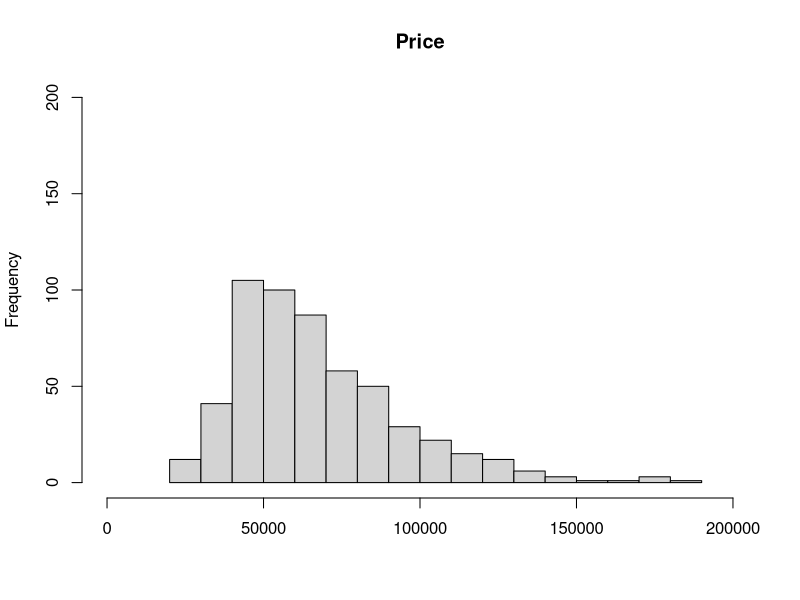
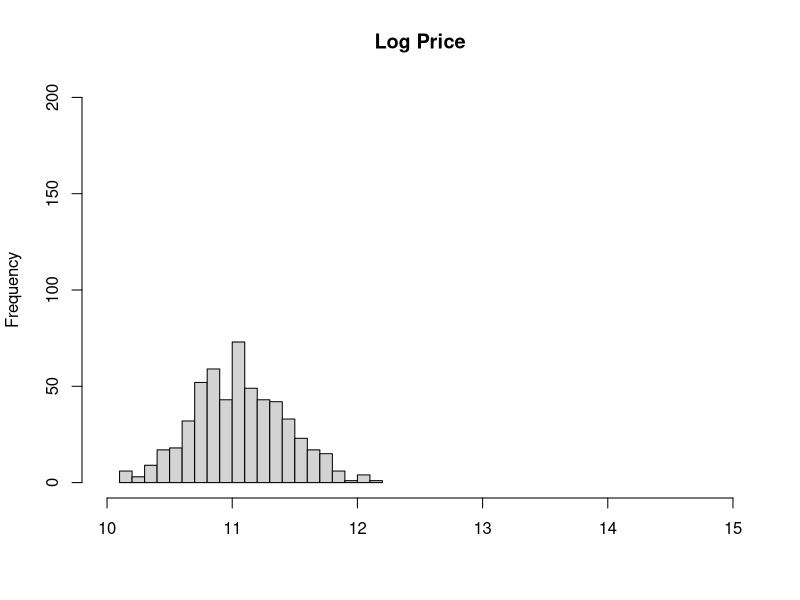
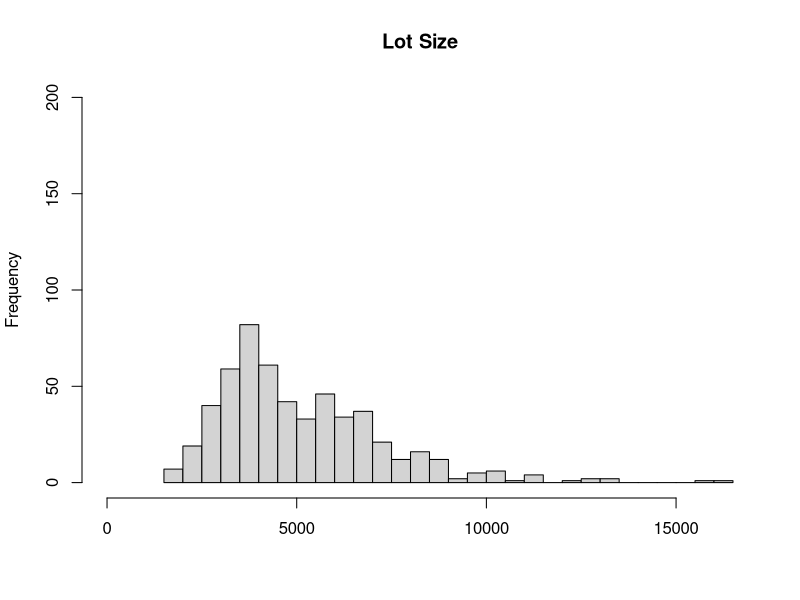
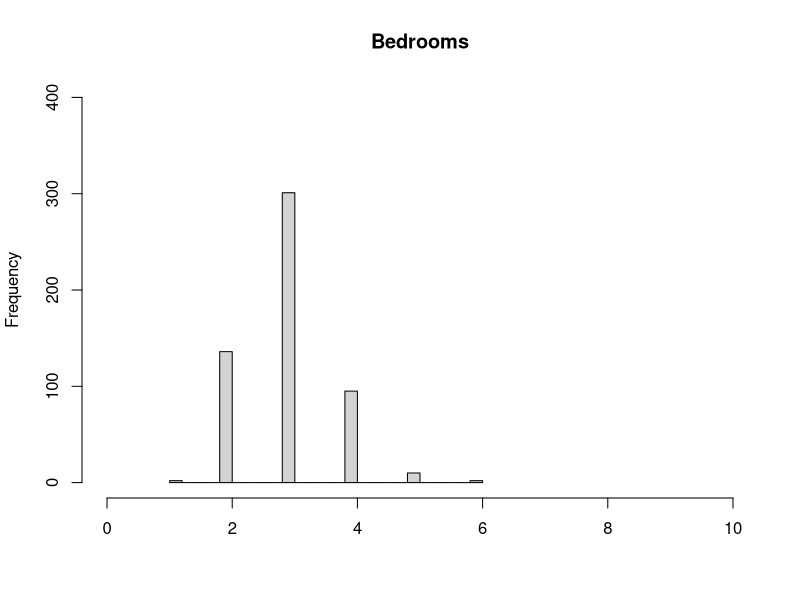
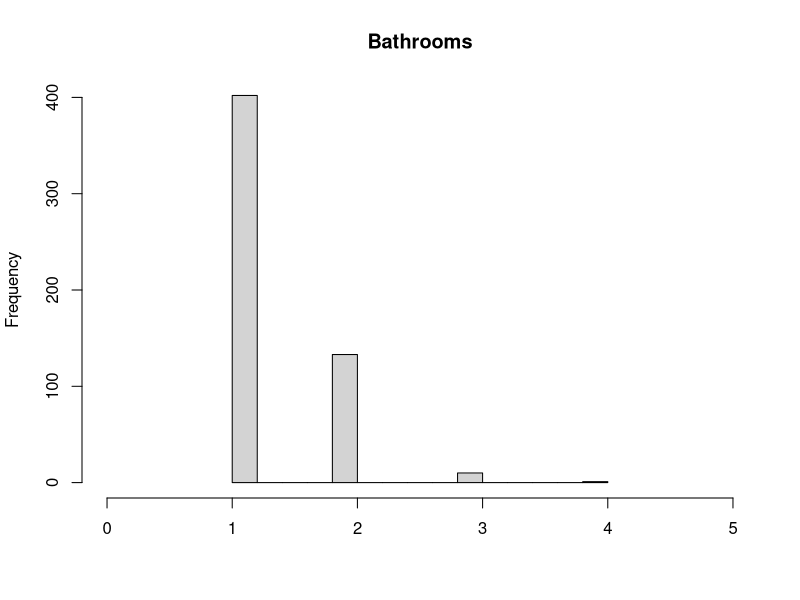
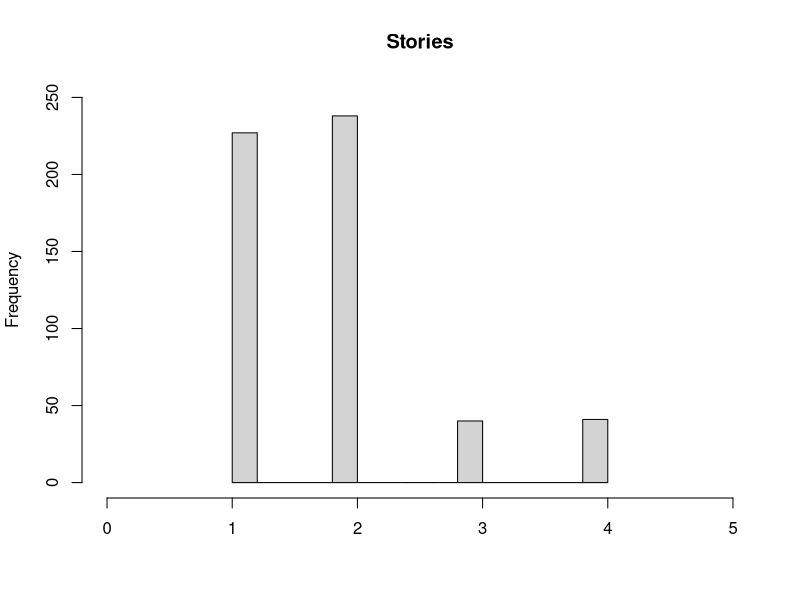

R code for these plots, in order: (Note: this script raises an error after producing the figures.)
## ---- chunk 1

local({r <- getOption("repos"); 
       r["CRAN"] <- "http://cran.r-project.org"; options(repos=r)})

# Simulation of Anglin and Gencay (1996) Tables II and III

setwd("~/19-704/Homeworks/Homework 3")

# Install required libraries and packages
install.packages("AER")
library(AER)
library(MASS)
library(plyr)
install.packages("arm", repos = "http://lib.stat.cmu.edu/R/CRAN/")
library(arm)
library(foreign)
library(car)

# Read in data
data(HousePrices)

# Make a copy of the data 
HW3 <- HousePrices

# Shorten some of the column names and rename them
names(HW3)[names(HW3)=="price"]      <- "P"
names(HW3)[names(HW3)=="driveway"]   <- "DRV"
names(HW3)[names(HW3)=="recreation"] <- "REC"
names(HW3)[names(HW3)=="fullbase"]   <- "FFIN"
names(HW3)[names(HW3)=="gasheat"]    <- "GHW"
names(HW3)[names(HW3)=="aircon"]     <- "CA"
names(HW3)[names(HW3)=="garage"]     <- "GAR"
names(HW3)[names(HW3)=="prefer"]     <- "REG"
names(HW3)[names(HW3)=="bedrooms"]   <- "BDMS"
names(HW3)[names(HW3)=="bathrooms"]  <- "FB"
names(HW3)[names(HW3)=="lotsize"]    <- "LOT"
names(HW3)[names(HW3)=="stories"]    <- "STY"

# Transform the LOT, BDMS, FB, and STY values
log.LOT  <- log(HW3$LOT)
log.BDMS <- log(HW3$BDMS)
log.FB   <- log(HW3$FB)
log.STY  <- log(HW3$STY)

# Append the new variables to the dataframe, HW3
HW3 <- cbind(HW3, log.LOT, log.BDMS, log.FB, log.STY)

## ---- chunk 2
# Log Transform the dependent variable
HW3$lnP <- log(HW3$P)

# Peform the linear regression with the transformed DV, Table II
HW3.TableII.reg <- lm(lnP ~ DRV + REC + FFIN + GHW + CA + GAR + REG + log.LOT + log.BDMS + log.FB
                 + log.STY,
                 data = HW3)

# Begin reproducing Table II
TableII.square.res <- (HW3.TableII.reg$residuals)^2
TableII.SSR        <- sum(TableII.square.res)
TableII.LogLik     <- logLik(HW3.TableII.reg)
TableII.R_2        <- c(0.6839) # Taken from summary
TableII.R_bar_2    <- c(0.6774) # Taken from summary
TableII.obs        <- length(HW3$lnP)

# extract coefficients and rename for printing
Table.II <- summary(HW3.TableII.reg)$coefficients[c(1,2,3,4,5,6,7,8,9,10,11,12),c(1,3)]
Table.II <- rbind(Table.II, TableII.SSR, TableII.R_2, TableII.R_bar_2, TableII.obs, 
                  TableII.LogLik)

# name the table rows
rownames(Table.II) <- c("Constant", "DRV", "REC", "FFIN", "GHW", "CA", "GAR", "REG", 
                       "log(LOT)", "log(BDMS)", "log(FB)", "log(STY)", "SSR", "R^2",
                       "R.bar^2", "Number of observations", "Log likelihood function")

# input authors' results for Table II for comparison
Paper.II <- cbind(c(7.921, 0.110, 0.060, 0.096, 0.173, 0.171, 0.049, 0.130, 0.313, 0.089, 0.264, 
                   0.165, 23.838, 0.684, 0.677, 546, 80.119), 
                  c(36.137, 3.863, 2.283, 4.417, 3.929, 8.031, 4.238, 5.693, 11.623, 2.031,
                    8.450, 6.627))
Table.II <- cbind(Paper.II[,1], Table.II[,1], Paper.II[,2], Table.II[,2])

# table column names
colnames(Table.II) <- c("Authors' Coef", "Replicated Coef", "Authors' t-values"
                        , "Replicated t-values")

# Print Table II
print("Table II")
Table.II

# Begin regression for Table III
# Peform the linear regression with the transformed DV with discrete variables in levels
HW3.TableIII.reg <- lm(lnP ~ DRV + REC + FFIN + GHW + CA + GAR + REG + log.LOT + BDMS + FB
                       + STY, data = HW3)

# Begin recreating variables for Table III
TableIII.square.res <- (HW3.TableIII.reg$residuals)^2
TableIII.SSR        <- sum(TableIII.square.res)
TableIII.LogLik     <- logLik(HW3.TableIII.reg)
TableIII.R_2        <- c(0.6866) # Taken from summary
TableIII.R_bar_2    <- c(0.6801) # Taken from summary
TableIII.obs        <- length(HW3$lnP)

# extract coefficients and rename for printing
Table.III <- summary(HW3.TableIII.reg)$coefficients[c(1,2,3,4,5,6,7,8,9,10,11,12),c(1,3)]
Table.III <- rbind(Table.III, TableIII.SSR, TableIII.R_2, TableIII.R_bar_2, TableIII.obs, 
                   TableIII.LogLik)

# label the rows
rownames(Table.III) <- c("Constant", "DRV", "REC", "FFIN", "GHW", "CA", "GAR", "REG", 
                       "log(LOT)", "BDMS", "FB", "STY", "SSR", "R^2",
                       "R.bar^2", "Number of observations", "Log likelihood function")

# input authors' results for Table III for comparison
Paper.III <- cbind(c(7.745, 0.110, 0.058, 0.105, 0.179, 0.166, 0.048, 0.132, 0.303, 0.344, 0.166, 
                   0.092, 23.638, 0.687, 0.680, 546, 82.412), 
                  c(35.801, 3.904, 2.225, 4.817, 4.079, 7.799, 4.179, 5.816, 11.356, 2.410,
                    8.154, 7.268))
Table.III <- cbind(Paper.III[,1], Table.III[,1], Paper.III[,2], Table.III[,2])


# table column names
colnames(Table.III) <- c("Authors' Coef", "Replicated Coef", "Authors' t-values"
                         , "Replicated t-values")

# Print Table III
print("Table III")
Table.III

## ---- chunk 3
# Question 1
# Create histograms of house prices, log house prices, lot size, number of bedrooms, number of full bathrooms, and number of stories

# Plot the histograms
hist(HW3$P, 
     xlim = c(0, 200000), # the x axis ranges from 0 to 200,000
     ylim = c(0, 200), # the y axis ranges from 0 to 500
     main = "Price", # The main title is "Price"
     breaks = "FD", # Use the "bins" vector to determine the x axis bins
     xlab = "")


hist(HW3$lnP, xlim = c(10,15), ylim = c(0,200), main = "Log Price", breaks = "FD", xlab = "")

hist(HW3$LOT, xlim = c(0,16500), ylim = c(0, 200), main = "Lot Size", breaks = "FD", xlab = "")

hist(HW3$BDMS, xlim = c(0,10), ylim = c(0, 400), main = "Bedrooms", breaks = "FD", xlab = "")

hist(HW3$FB, xlim = c(0,5), ylim = c(0, 400), main = "Bathrooms", breaks = "FD", xlab = "")

hist(HW3$STY, xlim = c(0,5), ylim = c(0, 250), main = "Stories", breaks = "FD", xlab = "")

## ---- chunk 4
# Question 2
# Tables of driveway, recreational room, full and finished basement, gas for hot water heating, central air conditioning, and preferred neighborhood dummy variables

# Create dummy variables
# Convert driveway into a dummy variable, follow same format for the remaining variables
# Create a variable that is equal to 1 if condition is fair and zero otherwise
HW3$DRV_dum  <- ifelse(HW3$DRV == "yes", 1, 0)
HW3$REC_dum  <- ifelse(HW3$REC == "yes", 1, 0)
HW3$FFIN_dum <- ifelse(HW3$FFIN == "yes", 1, 0)
HW3$GHW_dum  <- ifelse(HW3$GHW == "yes", 1, 0)
HW3$CA_dum   <- ifelse(HW3$CA == "yes", 1, 0)
HW3$REG_dum  <- ifelse(HW3$REG == "yes", 1, 0)

# Create a tables of dummy variables
table(HW3$DRV_dum, dnn = "DRV")
table(HW3$REC_dum, dnn = "REC")
table(HW3$FFIN_dum, dnn = "FFIN")
table(HW3$GHW_dum, dnn = "GHW")
table(HW3$CA_dum, dnn = "CA")
table(HW3$REG_dum, dnn = "REG")

## ---- chunk 5
# Perform the regression using the house prices
HW3.jack.reg <- lm(P ~ DRV + REC + FFIN + GHW + CA + GAR + REG + log.LOT + BDMS + FB
                 + STY,
                 data = HW3)

# Plot the q-q plot of residuals to understand the range
qqPlot(HW3.jack.reg,
       pch = 19,
       col = rgb(0, 0, 0, .3),
       ylab = "Jackknife Residuals")


# Plot the jackknife residuals versus fitted values for the benchmark regression using house prices rather than log house prices
plot(jitter(fitted(HW3.jack.reg)), # Plot the fitted/predicted values
     jitter(rstudent(HW3.jack.reg)), # Plot the jackknife residuals
     xlab = "Fitted Values",
     ylab = "Jackknife Residuals",
     pch = 19,
     col = rgb(0, 0, 0, .3))
abline(h = 0)
## ---- chunk 6

# Perform a natural log transformation of the dependent variable
HW3.bc <- boxCox(P ~ DRV + REC + FFIN + GHW + CA + GAR + REG + log.LOT + BDMS + FB
                 + STY,
                 data = HW3,
                 family = "yjPower") # Use the Yeo-Johnson power family

# Look for the ideal lambda
HW3.bc.data <- data.frame(Lambda = HW3.bc$x,
                          Likelihood = HW3.bc$y); HW3.bc.data

lambda.y <- max(HW3.bc$y); lambda.y

HW3.bc.data[2,]; HW3.bc.data[which(HW3.bc.data$Likelihood==lambda.y),] # access a row by [index,]

## ---- chunk 7
HW3.component.reg <- lm(lnP ~ DRV + REC + FFIN + GHW + CA + GAR + REG + LOT + BDMS + FB
                 + STY, data = HW3)

# Begin comparison plots

plot(HW3$LOT, HW3$lnP,
     pch = 19,
     col = rgb(0, 0, 0, .5))

# Plot the residual plus component against LOT
plot(HW3$LOT, resid(HW3.component.reg) + coef(HW3.component.reg)[9]*HW3$LOT,
     pch = 19,
     col = rgb(0, 0, 0, .5),
     ylab = "Component + Residual")

# Plot the model residual versus LOT
plot(HW3$LOT, resid(HW3.component.reg),
     pch = 19,
     col = rgb(0, 0, 0, .5),
     ylab = "Residual")

# Plot the component versus LOT
plot(HW3$LOT, coef(HW3.component.reg)[2]*HW3$LOT,
     pch = 19,
     col = rgb(0, 0, 0, .5),
     ylab = "Component")

library(car)
crPlots(HW3.component.reg, terms = "LOT", pch = 19, col = rgb(0, 0, 0, .5))
boxTidwell(HW3$lnP ~ HW3$LOT, other.x = ~ HW3$DRV + HW3$REC + HW3$FFIN + HW3$GHW + HW3$CA
                   + HW3$GAR + HW3$REG + HW3$BDMS + HW3$FB + HW3$STY)


## ---- chunk 8

# Now plot the transformed LOT variable, raise it to the lambda from the box cox

HW3$LOTlambda <- (HW3$LOT)^(-.33)

HW3.component.reg2 <- lm(lnP ~ DRV + REC + FFIN + GHW + CA + GAR + REG + LOTlambda + BDMS + FB
                 + STY, data = HW3)

crPlots(HW3.component.reg2, terms = "LOTlambda", pch = 19, col = rgb(0, 0, 0, .5))


## ---- chunk 9
# Install proper package for the GAM
install.packages("mgcv", repos = "http://lib.stat.cmu.edu/R/CRAN/")
library(mgcv)

gam1 <- gam(lnP ~ DRV + REC + FFIN + GHW + CA + GAR + REG + s(LOT) + BDMS + FB
                      + STY, data = HW3)

plot(gam1, residuals = TRUE, shade = TRUE)

## ---- chunk 10

# Set the benchmark, GAM, and Box Tidwell variables
benchmark <- c()
Gam       <- c()
BoxT      <- c()

# Run this simulation 1,000 times to get a rMSE mean and meadians
# Perform cross-validation
# Sample 2/3 of the cell ids from the log_wage data w/out replacement
# This is our training data


for(i in 1:1000){
# First, assign cell ids to HW3 dataframe
cell_id <- c(1:length(HW3$P))

# Append cell ids to HW3
HW3 <- cbind(HW3, cell_id)

# Sample from the HW3 dataframe
set.seed(10)
train <- sample(HW3$cell_id, # Sample the benchmark values
                2*length(HW3$cell_id)/3, # Sample 2/3 of these values
                replace = FALSE) # Sample w/out replacement
# Create "test" data that are the benchmark values not selected
test <- HW3$cell_id[ - train]

# Run linear regression
# Subset the data to only select rows where the logP values 
# are "in" (%in%) the training data
benchmark.train <- lm(lnP ~ DRV + REC + FFIN + GHW + CA + GAR + REG + log.LOT + BDMS + FB
                      + STY, data = HW3[HW3$cell_id %in% train, ])

Gam.train       <- gam(lnP ~ DRV + REC + FFIN + GHW + CA + GAR + REG + s(LOT) + BDMS + FB
                      + STY, data = HW3[HW3$cell_id %in% train, ])

BoxT.train      <- lm(lnP ~ DRV + REC + FFIN + GHW + CA + GAR + REG + LOTlambda + BDMS + FB
                      + STY, data = HW3[HW3$cell_id %in% train, ])


# Find the regression predictions and
# calculate the squared difference for all predictions on the third line
benchmark.test <- (HW3$lnP[HW3$cell_id %in% test] - 
                     predict(benchmark.train, HW3[HW3$cell_id %in% test, ]))^2

Gam.test       <- (HW3$lnP[HW3$cell_id %in% test] -
                     predict(Gam.train , HW3[HW3$cell_id %in% test, ]))^2

BoxT.test      <- (HW3$lnP[HW3$cell_id %in% test] -
                     predict(BoxT.train, HW3[HW3$cell_id %in% test, ]))^2

# Calculate the rMSE for the three regressions
benchmark.rMSE <- sqrt(sum(benchmark.test) / length(benchmark.test))
Gam.rMSE       <- sqrt(sum(Gam.test) / length(Gam.test))
BoxT.rMSE      <- sqrt(sum(BoxT.test) / length(BoxT.test))

benchmark <- append(benchmark, benchmark.rMSE)
Gam       <- append(Gam, Gam.rMSE)
BoxT      <- append(BoxT, BoxT.rMSE)
}

print("benchmark")
summary(benchmark)

print("Semi-parametric (GAM)")
summary(Gam)

print("Lambda = -.33")
summary(BoxT)

## ---- chunk 11

# Check this estimate with the Sandwhich package
install.packages("sandwich", repos = "http://lib.stat.cmu.edu/R/CRAN/")
install.packages("lmtest", repos = "http://lib.stat.cmu.edu/R/CRAN/")
library(sandwich)
library(lmtest)

# There's a bunch of different heteroskedasticity robust estimators
# Here we use HC0, the others have different corrections
robust.table <- coeftest(HW3.TableIII.reg, 
                         vcov = vcovHC(HW3.TableIII.reg, type = "HC0"),
                         df = df.residual(HW3.TableIII.reg))[,2] 
                          # residual df is n - number of parameters

# Compare to the "classical" standard errors
classical.se <- summary(HW3.TableIII.reg)$coefficients[,2]
robust.table <- cbind(robust.table, classical.se)

colnames(robust.table) <- c("Robust", "Classical")

# Print table
robust.table
